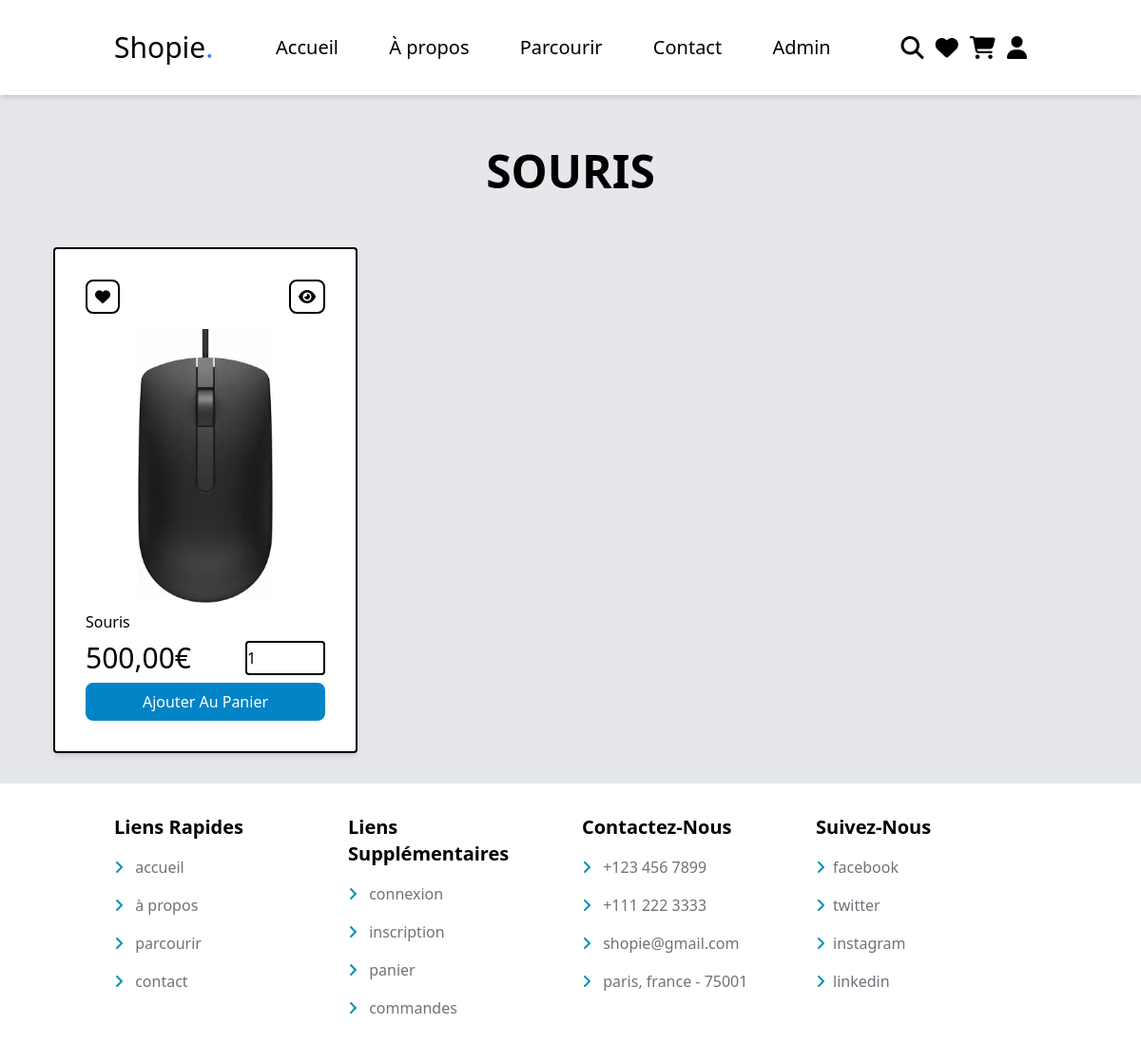
/index.php?action=category&category=souris, run on the app's committed database.
### tables this page shows
CREATE TABLE `products` (
  `id` int NOT NULL,
  `name` varchar(255) NOT NULL,
  `details` text,
  `price` decimal(10,2) NOT NULL,
  `image_1` varchar(255) NOT NULL,
  `image_2` varchar(255) NOT NULL,
  `image_3` varchar(255) NOT NULL,
  `category` varchar(255) DEFAULT NULL
);

### controllers/ProductController.php (called while the page is built, shortened)
<?php
class ProductController {
    public function getProductsByCategory($categoryName) {
        $productModel = new ProductModel();
        $products = $productModel->getByCategory($categoryName);
        $this->renderView('category', ['products' => $products, 'categoryName' => $categoryName]);
    }
    private function renderView($viewName, $data = []) {
        include('./views/template.php');
        }
}

### index.php (called while the page is built, shortened)
<?php
$router = new Router();
$router->routerRequest();

### config/Database.php (called while the page is built)
<?php
class Database {
        private $pdo;
        public function __construct() {
            $this->pdo = new PDO('mysql:host=localhost;dbname=shopie_db', 'root', 'T6yeefjbw!');
        }
        public function getPdo() {
            return $this->pdo;
        }
}

### models/ProductModel.php (called while the page is built, shortened)
<?php
class ProductModel {
        private $pdo;
        public function __construct() {
            $this->pdo = (new Database())->getPdo();
        }
        public function getByCategory($categoryName) {
            $sql = "SELECT * FROM products WHERE category = ?";
            $stmt = $this->pdo->prepare($sql);
            $stmt->execute([$categoryName]);
            return $stmt->fetchAll();
        }
}

### views/category.php (the view, shortened to what this page needs)
<main class="bg-gray-200">
    <section class="products quick-view m-auto max-w-6xl p-8">
    <h1 class="heading text-5xl mb-8 uppercase text-center mt-6 font-semibold"><?= $categoryName ?></h1>
    <div class="box-container flex gap-8 flex-wrap">
    <?php foreach ($products as $product) : ?>
        <form action="" method="post" class="box w-80 flex flex-col gap-2 p-8 rounded border-black border-2 shadow-md mt-6 bg-white">
            <div class="flex justify-between mb-2 ">
                <button class="fas fa-heart fas fa-heart border-black border-2 p-2 rounded-lg hover:bg-gray-800 hover:text-white" type="submit" name="add_to_wishlist"></button>
                <a href="index.php?action=product&id=<?= $product['id'] ?>" class="fas fa-eye border-black border-2 p-2 rounded-lg hover:bg-gray-800 hover:text-white"></a>
            </div>
            <img class="h-72 w-full object-contain" src=./uploaded_images/<?= $product['image_1'] ?> alt="<?= $product['name'] ?>">
            <div class="name"><?= $product['name']; ?></div>
            <div class="flex justify-between">
                <div class="price text-3xl"><?= number_format($product['price'], 2, ',', ' ') ?><span>€</span></div>
                <input type="number" name="qty" class="border-black border-2 rounded qty" min="1" max="99" onkeypress="if(this.value.length == 2) return false;" value="1">
            </div>
            <input class="hover:bg-black cursor-pointer btn w-full py-2 px-4 bg-sky-600 rounded-lg text-white capitalize" type="submit" value="ajouter au panier" class="btn" name="add_to_cart">
        </form>
    <?php endforeach; ?>
    </div>
    </section>
</main>

### data on the page
products: image_1 (picture), name "Souris", price "500,00"

### other printed values
$categoryName "SOURIS"
